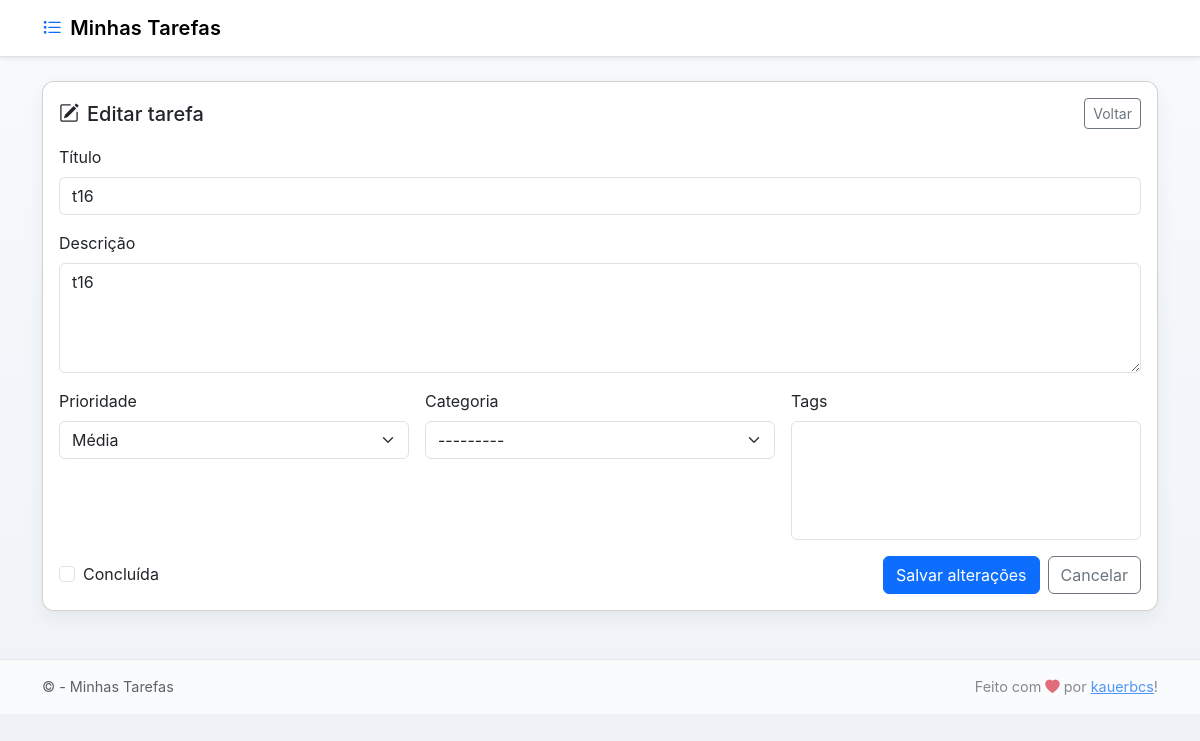
/editar/27/, run on an earlier commit of the app's database.
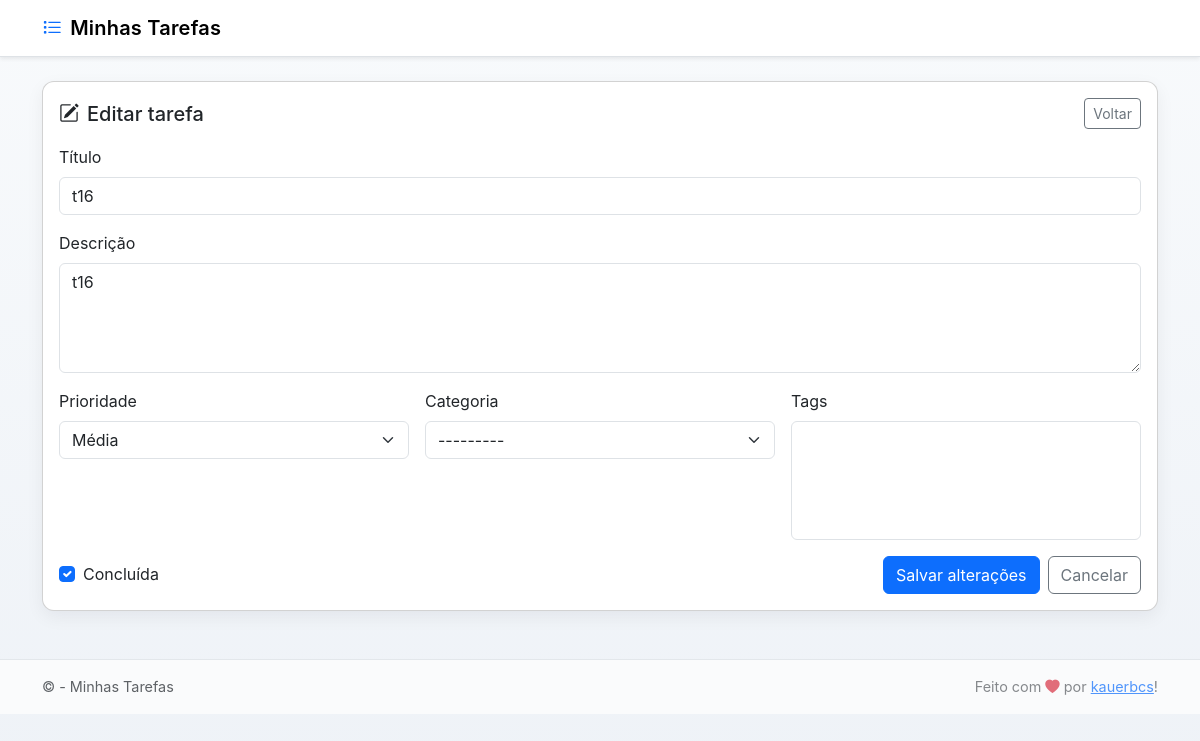
And on a later commit of the database.
### tarefas/models.py (models this page shows, shortened)
class Tarefa(models.Model):
    PRIORIDADE_ALTA = 'alta'
    PRIORIDADE_MEDIA = 'media'
    PRIORIDADE_BAIXA = 'baixa'
    PRIORIDADES = [
        (PRIORIDADE_ALTA, 'Alta'),
        (PRIORIDADE_MEDIA, 'Média'),
        (PRIORIDADE_BAIXA, 'Baixa'),
    ]
    titulo = models.CharField(max_length=200)
    descricao = models.TextField()
    concluida = models.BooleanField(default=False)
    created_at = models.DateTimeField(auto_now_add=True)
    completed_at = models.DateTimeField(null=True, blank=True)
    prioridade = models.CharField(max_length=10, choices=PRIORIDADES, default=PRIORIDADE_MEDIA)
    categoria = models.ForeignKey(Categoria, null=True, blank=True, on_delete=models.SET_NULL, related_name='tarefas')
    tags = models.ManyToManyField(Tag, blank=True, related_name='tarefas')

### tarefas/views.py (the view)
# urls.py: path('editar/<int:tarefa_id>/', views.editar_tarefa, name='editar_tarefa'),
@require_http_methods(["GET", "POST"])
def editar_tarefa(request, tarefa_id):
    tarefa = get_object_or_404(Tarefa, id=tarefa_id)
    if request.method == 'POST':
        form = TarefaForm(request.POST, instance=tarefa)
        if form.is_valid():
            try:
                with transaction.atomic():
                    form.save()
                messages.success(request, 'Tarefa atualizada com sucesso.')
                return redirect('index')
            except Exception as e:
                messages.error(request, f'Não foi possível atualizar a tarefa: {e}')
        else:
            messages.error(request, 'Corrija os erros no formulário abaixo.')
    else:
        form = TarefaForm(instance=tarefa)
    return render(request, 'tarefas/editar_tarefa.html', {'form': form, 'tarefa': tarefa})

### tarefas/forms.py (shortened to what this page needs)
class TarefaForm(forms.ModelForm):
    class Meta:
        model = Tarefa
        fields = ['titulo', 'descricao', 'concluida', 'prioridade', 'categoria', 'tags']
        widgets = {
            'titulo': forms.TextInput(attrs={'class': 'form-control', 'placeholder': 'Título'}),
            'descricao': forms.Textarea(attrs={'class': 'form-control', 'placeholder': 'Descrição', 'rows': 4}),
            'concluida': forms.CheckboxInput(attrs={'class': 'form-check-input'}),
            'prioridade': forms.Select(attrs={'class': 'form-select'}),
            'categoria': forms.Select(attrs={'class': 'form-select'}),
            'tags': forms.SelectMultiple(attrs={'class': 'form-select', 'size': 5}),
        }

### tarefas/templates/tarefas/editar_tarefa.html (shortened to what this page needs)
{% extends 'tarefas/base.html' %}
{% block content %}
<div class="d-flex justify-content-between align-items-center mb-3">
    <h5 class="mb-0"><i class="bi bi-pencil-square me-2"></i>Editar tarefa</h5>
    <a href="{% url 'index' %}" class="btn btn-sm btn-outline-secondary">Voltar</a>
</div>
<form method="post" class="row g-3">
  <div class="col-12">
    <label class="form-label">Título</label>
    {{ form.titulo }}
  </div>
  <div class="col-12">
    <label class="form-label">Descrição</label>
    {{ form.descricao }}
  </div>
  <div class="col-md-4">
    <label class="form-label">Prioridade</label>
    {{ form.prioridade }}
  </div>
  <div class="col-md-4">
    <label class="form-label">Categoria</label>
    {{ form.categoria }}
  </div>
  <div class="col-md-4">
    <label class="form-label">Tags</label>
    {{ form.tags }}
  </div>
  <div class="col-12 d-flex gap-2 align-items-center">
    <div class="form-check me-auto">
      {{ form.concluida }} <label class="form-check-label" for="{{ form.concluida.id_for_label }}">Concluída</label>
    </div>
    <button type="submit" class="btn btn-primary">Salvar alterações</button>
    <a href="{% url 'index' %}" class="btn btn-outline-secondary">Cancelar</a>
  </div>
</form>
{% endblock %}

What changed in the data, as far as the page shows it:
changed Tarefa "Média": concluida "☐" → "☑"
